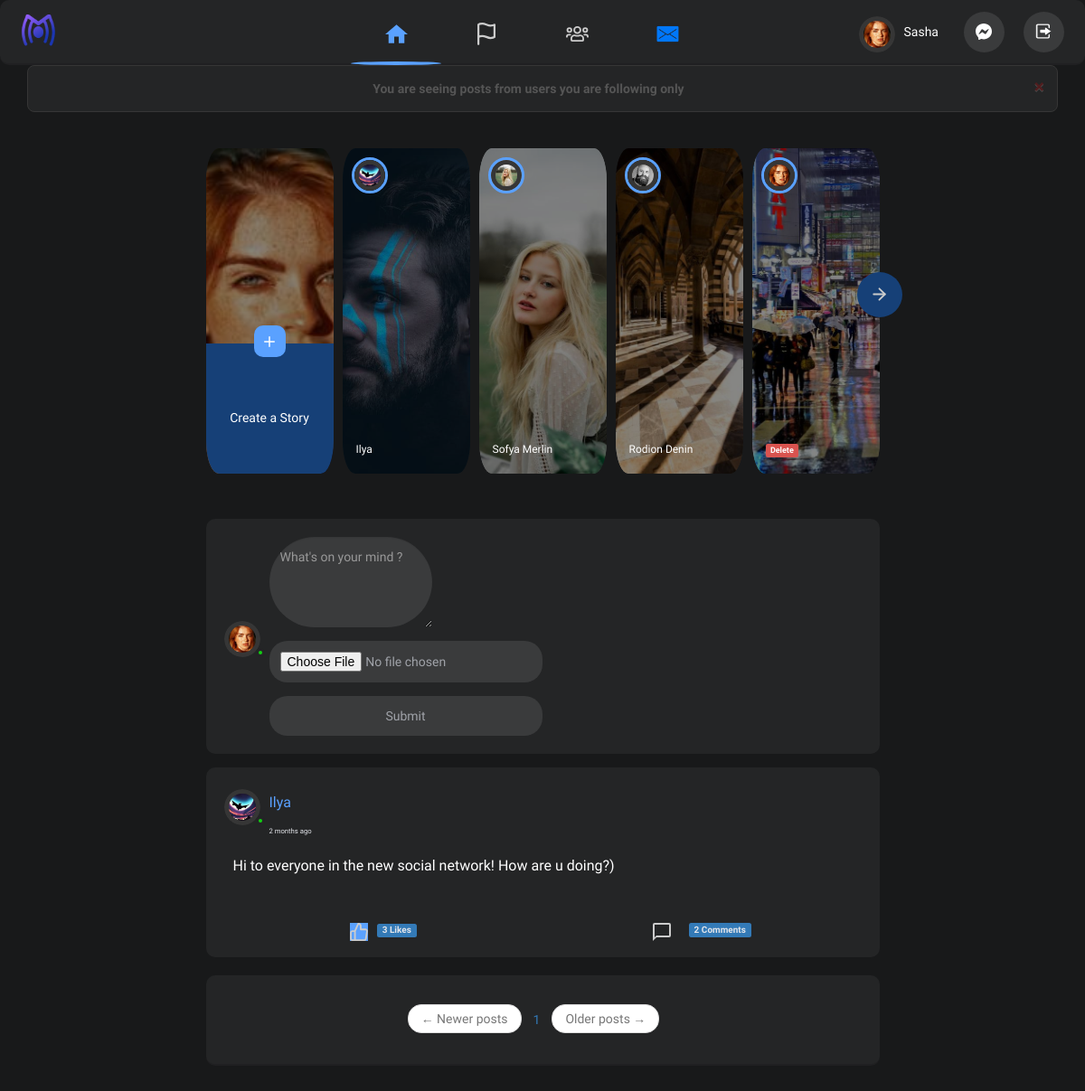
Page / (signed in) on the committed database.
### flowmes/models.py (models this page shows, shortened)
class User(UserMixin, db.Model):
    id = db.Column(db.Integer, primary_key=True)
    f_name = db.Column(db.String(64), index=True, nullable=False)
    l_name = db.Column(db.String(64), index=True, nullable=False)
    username = db.Column(db.String(128), index=True, nullable=False)
    dob = db.Column(db.DateTime, nullable=True, index=True)
    gender = db.Column(db.String(6), index=True, nullable=True)
    email = db.Column(db.String(120), index=True, unique=True, nullable=False)
    password_hash = db.Column(db.String(128))
    cover_image = db.Column(db.String(20), default='default.jpeg')
    profile_image = db.Column(db.String(20), default='default.jpg')
    story_image = db.Column(db.String(20))
    about_me = db.Column(db.String(140), default='No Bio')
    last_seen = db.Column(db.DateTime, default=datetime.utcnow)
    school = db.Column(db.String(140), default="No data")
    hometown = db.Column(db.String(140), default="No data")
    location = db.Column(db.String(140), default="No data")
    relationship = db.Column(db.String(140), default="No data")
    posts = db.relationship('Post', backref='author', lazy='dynamic')
    stories = db.relationship('Story', backref='author', lazy='dynamic')
    comments = db.relationship('Comment', backref='author', lazy='dynamic')
    likes = db.relationship('Like', backref='author', lazy='dynamic')
    followed = db.relationship(
        'User', secondary=followers,
        primaryjoin=(followers.c.follower_id == id),
        secondaryjoin=(followers.c.followed_id == id),
        backref=db.backref('followers', lazy='dynamic'), lazy='dynamic')
    messages_sent = db.relationship('Message',
                                    foreign_keys='Message.sender_id',
                                    backref='author', lazy='dynamic')
    messages_received = db.relationship('Message',
                                        foreign_keys='Message.recipient_id',
                                        backref='recipient', lazy='dynamic')
    last_message_read_time = db.Column(db.DateTime)
    def new_messages(self):
        last_read_time = self.last_message_read_time or datetime(1900, 1, 1)
        return Message.query.filter_by(recipient=self).filter(
            Message.timestamp > last_read_time).count()
    def followed_posts(self):
        followed = Post.query.join(
            followers, (followers.c.followed_id == Post.user_id)).filter(
            followers.c.follower_id == self.id)
        own = Post.query.filter_by(user_id=self.id)
        return followed.union(own).order_by(Post.timestamp.desc())
    def has_liked_post(self, post):
        return Like.query.filter(
            Like.author_id == self.id,
            Like.post_id == post.id).count() > 0

class Story(db.Model):
    id = db.Column(db.Integer, primary_key=True)
    story_image = db.Column(db.String(20))
    timestamp = db.Column(db.DateTime, index=True, default=datetime.utcnow)
    user_id = db.Column(db.Integer, db.ForeignKey('user.id'))

class Post(db.Model):
    id = db.Column(db.Integer, primary_key=True)
    body = db.Column(db.String(140))
    post_image = db.Column(db.String(20))
    timestamp = db.Column(db.DateTime, index=True, default=datetime.utcnow)
    user_id = db.Column(db.Integer, db.ForeignKey('user.id'))
    comments = db.relationship('Comment', backref='post', lazy='dynamic')
    likes = db.relationship('Like', backref='post', lazy='dynamic')

### flowmes/routes.py (the view, shortened to what this page needs)
@app.route('/', methods=['GET', 'POST'])
@login_required
def index():
    flash('You are seeing posts from users you are following only')
    form = PostForm()
    user = User.query.filter_by(username=current_user.username).first_or_404()
    stories = Story.query.all()
    page = request.args.get('page', 1, type=int)
    posts = current_user.followed_posts().paginate(
        page, app.config['POSTS_PER_PAGE'], False)
    next_url = url_for('index', page=posts.next_num) \
        if posts.has_next else None
    prev_url = url_for('index', page=posts.prev_num) \
        if posts.has_prev else None
    return render_template('index.html', title='Home Page', form=form, posts=posts,
                           next_url=next_url, prev_url=prev_url, user=user, stories=stories)

### flowmes/forms.py
class PostForm(FlaskForm):
    post = TextAreaField('Say something', validators=[
        DataRequired(), Length(min=1, max=140)], render_kw={"placeholder": "What's on your mind ?"})
    post_image = FileField('Update Profile Picture', validators=[FileAllowed(['jpg', 'png'])])
    submit = SubmitField('Submit')

### flowmes/models.py (called while the page is built)
@login.user_loader
def load_user(id):
    return User.query.get(int(id))

### flowmes/routes.py (called while the page is built)
@app.before_request
def before_request():
    if current_user.is_authenticated:
        current_user.last_seen = datetime.utcnow()
        db.session.commit()

### flowmes/templates/index.html (shortened to what this page needs)
{% extends "base.html" %}
{% import 'bootstrap/wtf.html' as wtf %}
{% set active_page = "index" %}
{% block styles %}
{{super()}}
{% endblock %}
{% block app_content %}
    <div class="wrapper">
        <div class="posts">
<div class="stories">
    <div class="owl-controls">
        <div class="owl-nav">
            <div class="controllers nxtBtn">
                <img src="{{url_for('static', filename='img/icons/arrow-right.svg')}}  " alt="">
            </div>
        </div>
    </div>
    <div class="owl-carousel owl-theme slider">
        <div class="item">
            <div class="overlay first">
                <div class="create">
                    <div class="icon">
                        <a href="{{url_for('story')}}"><img src="{{url_for('static', filename='img/icons/plus.svg')}}" alt=""></a>
                    </div>
                    <a href="{{url_for('story')}}"><span>Create a Story</span></a>
                </div>
            </div>
            <div class="story-image">
                <img src="{{url_for('static', filename='img/avatar/' +current_user.profile_image)}}" alt="">
            </div>
        </div>
        {% for story in stories %}
        <div class="item">
            <div class="overlay">
                <div class="person">
                    <div class="profile">
                        <img src="{{url_for('static', filename='img/avatar/' + story.author.profile_image)}}" alt="">
                    </div>
                </div>
                {% if current_user == story.author%}
                <h4><a href="{{url_for('delete_story', id= story.id)}}"> <span class="label label-danger">Delete</span></a> </h4>
                {%else%}
                <h4>{{story.author.f_name}} {{story.author.l_name}}</h4>
                {%endif%}
            </div>
            <div class="story-image">
                <img src="{{url_for('static', filename='img/stories/' + story.story_image)}}" alt="">
            </div>
        </div>
        {% endfor %}
    </div>
</div>
            <div class="timeline">
                <div class="view create-post">
                    <div class="input">
                        <div class="user">
                            <div class="profile">
                                <img src="{{url_for('static', filename='img/avatar/' + current_user.profile_image)}}" alt="">
                            </div>
                        </div>
                        {% if form %}
                        <div class="row">
                            <div class="col-md-12">
                                {{ wtf.quick_form(form) }}
                            </div>
                        </div>
                        {% endif %}
                    </div>
                </div>
                {% for post in posts.items %}
                    {% include '_post.html' %}
                {% endfor %}
            </div>
                <nav aria-label="..." class='pager'>
                    <ul class="pager">
                        <li class="previous{% if not prev_url %} disabled{% endif %}">
                            <a href="{{ prev_url or '#' }}">
                                <span aria-hidden="true">&larr;</span> Newer posts
                            </a>
                        </li>
                        {% for page_num in posts.iter_pages(left_edge=1, right_edge=1, left_current=1, right_current=2) %}
                            {% if page_num %}
                            {% if posts.page_num == page_num %}
                                <a class="btn btn-info mb-4 active" href="{{ url_for('index', page=page_num)}}">{{page_num}}</a>
                            {% else %}
                            <a class="btn btn-outline-info mb-4" href="{{ url_for('index', page=page_num)}}">{{page_num}}</a>
                            {% endif %}
                            {% else  %}
                                ...
                            {% endif %}
                        {% endfor %}
                        <li class="next{% if not next_url %} disabled{% endif %}">
                            <a href="{{ next_url or '#' }}">
                                Older posts <span aria-hidden="true">&rarr;</span>
                            </a>
                        </li>
                    </ul>
                </nav>
        </div>
    </div>
{% endblock %}

### flowmes/templates/base.html (shortened to what this page needs)
{% extends 'bootstrap/base.html' %}
{% block head %}
{{super()}}
{% endblock %}
{% block styles %}
{{super()}}
    <link rel="stylesheet" href="{{url_for('static', filename='css/owl.theme.default.css')}}">
    <link rel="stylesheet" href="{{url_for('static', filename='css/owl.carousel.min.css')}}">
    <link rel="stylesheet" href="{{url_for('static', filename='css/style.css')}}">
{% endblock %}
{% block navbar %}
    {% if current_user.is_authenticated %}
    <nav class="desktop-nav">
        <div class="left-side">
            <div class="logo">
                <a href="{{url_for('index')}}"><img src="{{url_for('static', filename='img/icons/flowmes.svg')}}" alt="" title='FlowMes'></a>
            </div>
        </div>
        <a href="{{url_for('index')}}">
        <div class="tabs">
            <div class="tab-icon {{'active' if active_page == 'index' }}">
                <div class="icon">
                    <img src="{{url_for('static', filename='img/icons/home.svg')}}" alt="" title="Home">
                </div>
            </div>
        </a>
            <a href="{{url_for('explore')}}">
            <div class="tab-icon {{'active' if active_page == 'explore' }}">
                <div class="icon">
                    <img src="{{url_for('static', filename='img/icons/flag.svg')}}" alt="" title="Explore" >
                </div>
            </div>
            </a>
            <a href="{{url_for('users')}}">
            <div class="tab-icon {{'active' if active_page == 'users' }}">
                <div class="icon">
                    <img src="{{url_for('static', filename='img/icons/users.svg')}}" alt="" title="Users">
                </div>
            </div>
            </a>
            <a href="{{url_for('messaging')}}">
            <div class="tab-icon {{'active' if active_page == 'messaging' }}">
                <div class="icon">
                    <img src="{{url_for('static', filename='img/icons/chat.png')}}" alt="" title="Messaging">
                </div>
            </div>
        </a>
        <div class="right-side">
            <a href="{{url_for('user', username=current_user.username)}}">
            <div class="user {{'active' if active_page == 'profile' }}">
                <div class="profile">
                    <img src="{{url_for('static', filename='img/avatar/' + current_user.profile_image)}}" alt="" title="Profile">
                </div>
                <h4>{{ current_user.f_name }}</h4>
            </div>
            </a>
            <a href="{{ url_for('messages') }}">
            <div class="user-icons">
                <div class="icon {{'active' if active_page == 'chat' }}">
                    <img src="{{url_for('static', filename='img/icons/messenger.svg')}}" alt="" title="Chat">
                    {% set new_messages = current_user.new_messages() %}
                </div>
            </div>
            </a>
           <a href="{{url_for('logout')}}"> <div class="user-icons">
                <div class="icon">
                    <img src="{{url_for('static', filename='img/icons/logout.png')}}" alt="" title="Logout">
                </div>
            </div></a>
        </div>
    </nav>
    {% endif %}
{% endblock %}
{% block content %}
    <div class="container">
        {% with messages = get_flashed_messages() %}
        {% if messages %}
            {% for message in messages %}
                <div class="alert alert-info alert-dismissible" role="alert" style="text-align: center;">
                    <a href="#" class="close" data-dismiss="alert" aria-label="close" style="color:red">&times;</a>
                    <strong>{{ message }}</strong>
                </div>
            {% endfor %}
        {% endif %}
        {% endwith %}
    </div>
    {% block app_content %}{% endblock %}
{% endblock %}

### flowmes/templates/_post.html (shortened to what this page needs)
<div class="view view-post-container smaller-margin">
    <div class="view-post">
        <div class="upper">
            <div class="d-flex">
                <div class="user">
                    <div class="profile">
                       <a href="{{url_for('user', username=post.author.username)}}">
                           <img src="{{url_for('static', filename='img/avatar/' + post.author.profile_image)}}" alt=""> </a>
                    </div>
                </div>
                <div class="info">
                    <h6 class="name">
                       <a href="{{url_for('user', username=post.author.username)}}"> {{ post.author.f_name }} {{ post.author.l_name }} </a>
                    </h6>
                    <span class="time">{{moment(post.timestamp).fromNow()}}</span>
                </div>
            </div>
        </div>
        <div class="desc">
            <p> {{ post.body }}</p>
        </div>
        <br>
        <div class="actions-container">
            <div class="action">
                <div class="icon">
                    {% if current_user.has_liked_post(post) %}
                <a href="{{ url_for('like_action', post_id=post.id, action='unlike') }}"><img src="{{url_for('static', filename='img/icons/thumbs-up.svg')}}" alt="" style="background-color: var(--border);"></a>
  {% else %}
    <a href="{{ url_for('like_action', post_id=post.id, action='like') }}"><img src="{{url_for('static', filename='img/icons/thumbs-up.svg')}}" alt=""></a>
  {% endif %}
                </div>
                <span class="label label-primary">
                    {% if post.likes.count() == 1 %}
                    {{ post.likes.count() }} Like
                    {%else %}
                    {{ post.likes.count() }} likes
                    {%endif %}
                </span>
            </div>
            <div class="action">
                <a href="{{ url_for('post', id=post.id) }}">
                <div class="icon">
                    <img src="{{url_for('static', filename='img/icons/comment.svg')}}" alt="">
                </div>
                </a>
                <span>
                    <a href="{{ url_for('post', id=post.id) }}">
                        <span class="label label-primary">
                            {% if post.comments.count() == 1 %}
                    {{ post.comments.count() }} Comment
                    {%else %}
                    {{ post.comments.count() }} Comments
                    {%endif %}
                        </span>
                    </a>
                </span>
            </div>
        </div>
    </div>
</div>

### flowmes/templates/index.html (style rules this page uses)
.form-control { background-color: var(--lighter); border: none; border-radius: 50px; word-wrap: break-word; padding: 12px; width: 180px; min-width: 100px; min-height: 100px; margin-left: 10px; color: var(--white); }

### rows in the picture
User: profile_image (picture), f_name "Sasha"
Story: profile_image (picture), author.f_name "Ilya", story_image (picture)
Story: profile_image (picture), author.f_name "Sofya", author.l_name "Merlin", story_image (picture)
Story: profile_image (picture), author.f_name "Rodion", author.l_name "Denin", story_image (picture)
Story: profile_image (picture), story_image (picture)
Post: profile_image (picture), author.f_name "Ilya", timestamp "2 months ago", body "Hi to everyone in the new social network! How are u doing?)", likes.count "3", comments.count "2"

### other values in the picture
{{ message }} "You are seeing posts from users you are following only"
{{ page_num }} "1"
